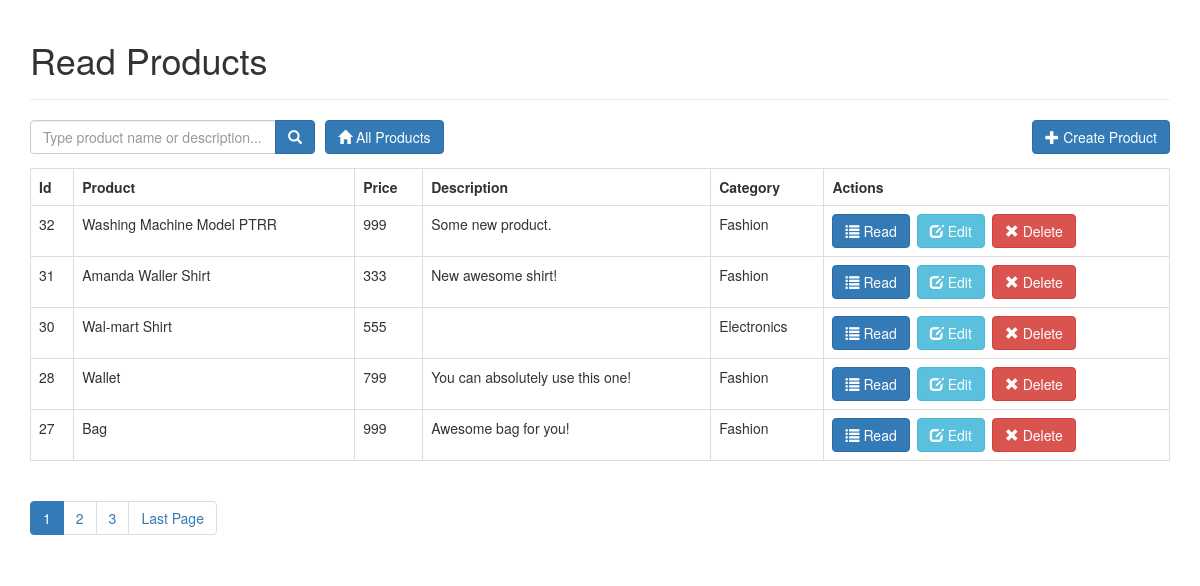
The page / on the database its author committed.
### tables this page shows
CREATE TABLE IF NOT EXISTS `products` (
  `id` int(11) NOT NULL AUTO_INCREMENT,
  `name` varchar(32) NOT NULL,
  `description` text NOT NULL,
  `price` int(11) NOT NULL,
  `category_id` int(11) NOT NULL,
  `created` datetime NOT NULL,
  `modified` timestamp NOT NULL DEFAULT CURRENT_TIMESTAMP,
  PRIMARY KEY (`id`)
);

CREATE TABLE IF NOT EXISTS `categories` (
  `id` int(11) NOT NULL AUTO_INCREMENT,
  `name` varchar(256) NOT NULL,
  `created` datetime NOT NULL,
  `modified` timestamp NOT NULL DEFAULT CURRENT_TIMESTAMP,
  PRIMARY KEY (`id`)
);

### index.php (called while the page is built, shortened)
<?php
include_once('config/core.php');
include_once('objects/product.php');
include_once('objects/category.php');
$database = new Database();
$db = $database->getConnection();
$product = new Product($db);
$category = new Category($db);
$page_title = "Read Products";
include_once("template/layout_header.php");
$stmt = $product->readAll($from_record_num, $records_per_page);
$page_url = "index.php?";
$total_rows=$product->countAll();
include_once("read_template.php");
include_once("template/layout_footer.php");

### objects/product.php (called while the page is built, shortened)
<?php
class Product
{
    private $conn;
    private $table_name = "products";
    public function __construct($db)
    {
        $this->conn = $db;
    }
    function readAll($from_record_num, $records_per_page)
    {
        $query = "SELECT
                    id, name, description, price, category_id
                FROM
                    " . $this->table_name . "
                ORDER BY
                    id DESC
                LIMIT
                    {$from_record_num}, {$records_per_page}";
        $stmt = $this->conn->prepare($query);
        $stmt->execute();
        return $stmt;
    }
    public function countAll()
    {
        $query = "SELECT id FROM " . $this->table_name . "";
        $stmt = $this->conn->prepare($query);
        $stmt->execute();
        $num = $stmt->rowCount();
        return $num;
    }
}

### config/core.php (called while the page is built)
<?php
$page = isset($_GET['page']) ? $_GET['page'] : 1;
$records_per_page = 5;
$from_record_num = ($records_per_page * $page) - $records_per_page;

### objects/category.php (called while the page is built, shortened)
<?php
class Category
{
    private $conn;
    private $table_name = "categories";
    public $id;
    public function __construct($db)
    {
        $this->conn = $db;
    }
    function readName()
    {
        $query = "SELECT name FROM " . $this->table_name . " WHERE id = ? limit 0,1";
        $stmt = $this->conn->prepare($query);
        $stmt->bindParam(1, $this->id);
        $stmt->execute();
        $row = $stmt->fetch(PDO::FETCH_ASSOC);
        $this->name = $row['name'];
    }
}

### read_template.php (the view)
<?php
echo "<form role='search' action='search.php'>";
    echo "<div class='input-group col-md-3 pull-left margin-right-1em'>";
        $search_value = isset($search_term) ? "value='{$search_term}'" : "";
        echo "<input type='text' class='form-control' placeholder='Type product name or description...' name='s' id='srch-term' required {$search_value} />";
        echo "<div class='input-group-btn'>";
            echo "<button class='btn btn-primary' type='submit'><i class='glyphicon glyphicon-search'></i></button>";
        echo "</div>";
    echo "</div>";
echo "</form>";
echo "<div class='left-button-margin' style='/*! float: 10px; */float: left;padding-left: 10px;'>";
    echo "<a href='index.php' class='btn btn-primary pull-right'>";
        echo "<span class='glyphicon glyphicon-home'></span> All Products";
    echo "</a>";
echo "</div>";
echo "<div class='right-button-margin'>";
    echo "<a href='create_product.php' class='btn btn-primary pull-right'>";
        echo "<span class='glyphicon glyphicon-plus'></span> Create Product";
    echo "</a>";
echo "</div>";
if($total_rows > 0){
    echo "<table class='table table-hover table-responsive table-bordered'>";
        echo "<tr>";
            echo "<th>Id</th>";
            echo "<th>Product</th>";
            echo "<th>Price</th>";
            echo "<th>Description</th>";
            echo "<th>Category</th>";
            echo "<th>Actions</th>";
        echo "</tr>";
        while ($row = $stmt->fetch(PDO::FETCH_ASSOC)){
            extract($row);
            echo "<tr>";
                echo "<td>{$id}</td>";
                echo "<td>{$name}</td>";
                echo "<td>{$price}</td>";
                echo "<td>{$description}</td>";
                echo "<td>";
                    $category->id = $category_id;
                    $category->readName();
                    echo $category->name;
                echo "</td>";
                echo "<td>";
                    echo "<a href='read_one.php?id={$id}' class='btn btn-primary left-margin'>";
                        echo "<span class='glyphicon glyphicon-list'></span> Read";
                    echo "</a>";
                    echo "<a href='update_product.php?id={$id}' class='btn btn-info left-margin'>";
                        echo "<span class='glyphicon glyphicon-edit'></span> Edit";
                    echo "</a>";
                    echo "<a delete-id='{$id}' class='btn btn-danger delete-object'>";
                        echo "<span class='glyphicon glyphicon-remove'></span> Delete";
                    echo "</a>";
                echo "</td>";
            echo "</tr>";
        }
    echo "</table>";
    include_once 'paging.php';
}
else{
    echo "<div class='alert alert-danger'>No products found.</div>";
}

### template/layout_header.php (shortened to what this page needs)
<!DOCTYPE html>
<html lang="en">
<head>
    <link rel="stylesheet" href="https://maxcdn.bootstrapcdn.com/bootstrap/3.3.7/css/bootstrap.min.css" />
    <link rel="stylesheet" href="libs/css/custom.css" />
</head>
<body>
    <div class="container">
        <?php
        echo "<div class='page-header'>
                <h1>{$page_title}</h1>
            </div>";
        ?>

### paging.php (shortened to what this page needs)
<?php
echo "<ul class=\"pagination\">";
$total_pages = ceil($total_rows / $records_per_page);
$range = 2;
$initial_num = $page - $range;
$condition_limit_num = ($page + $range)  + 1;
for ($x=$initial_num; $x<$condition_limit_num; $x++) {
    if (($x > 0) && ($x <= $total_pages)) {
        if ($x == $page) {
            echo "<li class='active'><a href=\"#\">$x <span class=\"sr-only\">(current)</span></a></li>";
        }
        else {
            echo "<li><a href='{$page_url}page=$x'>$x</a></li>";
        }
    }
}
if($page<$total_pages){
    echo "<li><a href='" .$page_url . "page={$total_pages}' title='Last page is {$total_pages}.'>";
        echo "Last Page";
    echo "</a></li>";
}
echo "</ul>";

### template/layout_footer.php (shortened to what this page needs)
</div>
</body>
</html>

### libs/css/custom.css (style rules this page uses)
.left-margin { margin:0 .5em 0 0; }
.right-button-margin { margin: 0 0 1em 0; overflow: hidden; }

### rows shown on the page
products: id "32", name "Washing Machine Model PTRR", price "999", description "Some new product.", category.name "Fashion"
products: id "31", name "Amanda Waller Shirt", price "333", description "New awesome shirt!", category.name "Fashion"
products: id "30", name "Wal-mart Shirt", price "555", category.name "Electronics"
products: id "28", name "Wallet", price "799", description "You can absolutely use this one!", category.name "Fashion"
products: id "27", name "Bag", price "999", description "Awesome bag for you!", category.name "Fashion"

### other values the page prints
$page_title "Read Products"
